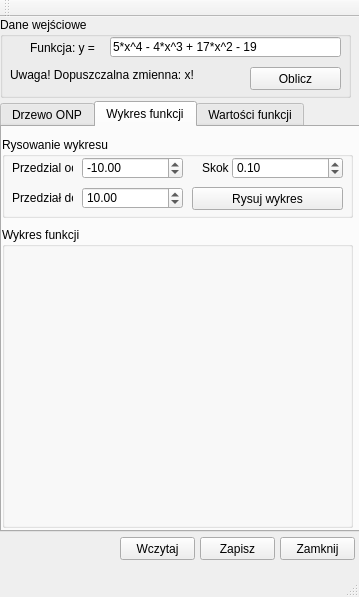
<?xml version="1.0" encoding="UTF-8"?>
<ui version="4.0">
 <class>MainWindow</class>
 <widget class="QMainWindow" name="MainWindow">
  <property name="geometry">
   <rect>
    <x>0</x>
    <y>0</y>
    <width>359</width>
    <height>597</height>
   </rect>
  </property>
  <property name="windowTitle">
   <string>Zaawansowane CPP - Projekt</string>
  </property>
  <widget class="QWidget" name="centralWidget">
   <widget class="QTabWidget" name="tabWidget">
    <property name="geometry">
     <rect>
      <x>0</x>
      <y>84</y>
      <width>361</width>
      <height>431</height>
     </rect>
    </property>
    <property name="currentIndex">
     <number>1</number>
    </property>
    <widget class="QWidget" name="tab">
     <attribute name="title">
      <string>Drzewo ONP</string>
     </attribute>
     <widget class="QGroupBox" name="treeContainer">
      <property name="geometry">
       <rect>
        <x>0</x>
        <y>10</y>
        <width>351</width>
        <height>391</height>
       </rect>
      </property>
      <property name="title">
       <string>Drzewo ONP</string>
      </property>
      <widget class="QTreeWidget" name="onpTree">
       <property name="geometry">
        <rect>
         <x>10</x>
         <y>20</y>
         <width>331</width>
         <height>361</height>
        </rect>
       </property>
       <property name="layoutDirection">
        <enum>Qt::LeftToRight</enum>
       </property>
       <attribute name="headerVisible">
        <bool>false</bool>
       </attribute>
       <column>
        <property name="text">
         <string notr="true">1</string>
        </property>
       </column>
      </widget>
     </widget>
    </widget>
    <widget class="QWidget" name="tab_3">
     <attribute name="title">
      <string>Wykres funkcji</string>
     </attribute>
     <widget class="QGroupBox" name="plotParams">
      <property name="geometry">
       <rect>
        <x>0</x>
        <y>10</y>
        <width>351</width>
        <height>81</height>
       </rect>
      </property>
      <property name="title">
       <string>Rysowanie wykresu</string>
      </property>
      <widget class="QLabel" name="label_2">
       <property name="geometry">
        <rect>
         <x>10</x>
         <y>20</y>
         <width>61</width>
         <height>21</height>
        </rect>
       </property>
       <property name="text">
        <string>Przedzial od</string>
       </property>
      </widget>
      <widget class="QLabel" name="label_3">
       <property name="geometry">
        <rect>
         <x>10</x>
         <y>50</y>
         <width>61</width>
         <height>21</height>
        </rect>
       </property>
       <property name="text">
        <string>Przedział do</string>
       </property>
      </widget>
      <widget class="QPushButton" name="drawPlot">
       <property name="geometry">
        <rect>
         <x>190</x>
         <y>50</y>
         <width>151</width>
         <height>23</height>
        </rect>
       </property>
       <property name="text">
        <string>Rysuj wykres</string>
       </property>
      </widget>
      <widget class="QLabel" name="label_4">
       <property name="geometry">
        <rect>
         <x>200</x>
         <y>20</y>
         <width>31</width>
         <height>21</height>
        </rect>
       </property>
       <property name="text">
        <string>Skok</string>
       </property>
      </widget>
      <widget class="QDoubleSpinBox" name="from">
       <property name="geometry">
        <rect>
         <x>80</x>
         <y>20</y>
         <width>101</width>
         <height>22</height>
        </rect>
       </property>
       <property name="minimum">
        <double>-99.989999999999995</double>
       </property>
       <property name="value">
        <double>-10.000000000000000</double>
       </property>
      </widget>
      <widget class="QDoubleSpinBox" name="to">
       <property name="geometry">
        <rect>
         <x>80</x>
         <y>50</y>
         <width>101</width>
         <height>22</height>
        </rect>
       </property>
       <property name="minimum">
        <double>-99.989999999999995</double>
       </property>
       <property name="value">
        <double>10.000000000000000</double>
       </property>
      </widget>
      <widget class="QDoubleSpinBox" name="step">
       <property name="geometry">
        <rect>
         <x>230</x>
         <y>20</y>
         <width>111</width>
         <height>22</height>
        </rect>
       </property>
       <property name="minimum">
        <double>0.000000000000000</double>
       </property>
       <property name="value">
        <double>0.100000000000000</double>
       </property>
      </widget>
     </widget>
     <widget class="QGroupBox" name="plotContainer">
      <property name="geometry">
       <rect>
        <x>0</x>
        <y>100</y>
        <width>351</width>
        <height>301</height>
       </rect>
      </property>
      <property name="title">
       <string>Wykres funkcji</string>
      </property>
      <widget class="QCustomPlot" name="plot" native="true">
       <property name="geometry">
        <rect>
         <x>10</x>
         <y>20</y>
         <width>331</width>
         <height>271</height>
        </rect>
       </property>
      </widget>
     </widget>
    </widget>
    <widget class="QWidget" name="tab_4">
     <attribute name="title">
      <string>Wartości funkcji</string>
     </attribute>
     <widget class="QGroupBox" name="tableContainer">
      <property name="geometry">
       <rect>
        <x>0</x>
        <y>10</y>
        <width>351</width>
        <height>401</height>
       </rect>
      </property>
      <property name="title">
       <string>Wartości funkcji</string>
      </property>
      <widget class="QTableView" name="table">
       <property name="geometry">
        <rect>
         <x>10</x>
         <y>20</y>
         <width>331</width>
         <height>371</height>
        </rect>
       </property>
       <property name="editTriggers">
        <set>QAbstractItemView::NoEditTriggers</set>
       </property>
       <property name="tabKeyNavigation">
        <bool>false</bool>
       </property>
       <property name="showDropIndicator" stdset="0">
        <bool>false</bool>
       </property>
       <property name="dragDropOverwriteMode">
        <bool>false</bool>
       </property>
       <property name="showGrid">
        <bool>false</bool>
       </property>
       <attribute name="verticalHeaderVisible">
        <bool>false</bool>
       </attribute>
      </widget>
     </widget>
    </widget>
   </widget>
   <widget class="QPushButton" name="close">
    <property name="geometry">
     <rect>
      <x>280</x>
      <y>520</y>
      <width>75</width>
      <height>23</height>
     </rect>
    </property>
    <property name="text">
     <string>Zamknij</string>
    </property>
   </widget>
   <widget class="QPushButton" name="save">
    <property name="geometry">
     <rect>
      <x>200</x>
      <y>520</y>
      <width>75</width>
      <height>23</height>
     </rect>
    </property>
    <property name="text">
     <string>Zapisz</string>
    </property>
   </widget>
   <widget class="QPushButton" name="Wczytaj">
    <property name="geometry">
     <rect>
      <x>120</x>
      <y>520</y>
      <width>75</width>
      <height>23</height>
     </rect>
    </property>
    <property name="text">
     <string>Wczytaj</string>
    </property>
   </widget>
   <widget class="QGroupBox" name="functionParams">
    <property name="geometry">
     <rect>
      <x>0</x>
      <y>0</y>
      <width>351</width>
      <height>81</height>
     </rect>
    </property>
    <property name="title">
     <string>Dane wejściowe</string>
    </property>
    <widget class="QLineEdit" name="function">
     <property name="geometry">
      <rect>
       <x>110</x>
       <y>20</y>
       <width>231</width>
       <height>20</height>
      </rect>
     </property>
     <property name="text">
      <string>5*x^4 - 4*x^3 + 17*x^2 - 19</string>
     </property>
    </widget>
    <widget class="QLabel" name="label">
     <property name="geometry">
      <rect>
       <x>30</x>
       <y>20</y>
       <width>71</width>
       <height>21</height>
      </rect>
     </property>
     <property name="text">
      <string>Funkcja: y = </string>
     </property>
    </widget>
    <widget class="QPushButton" name="calc">
     <property name="geometry">
      <rect>
       <x>250</x>
       <y>50</y>
       <width>91</width>
       <height>23</height>
      </rect>
     </property>
     <property name="styleSheet">
      <string notr="true"/>
     </property>
     <property name="text">
      <string>Oblicz</string>
     </property>
    </widget>
    <widget class="QLabel" name="label_5">
     <property name="geometry">
      <rect>
       <x>10</x>
       <y>50</y>
       <width>221</width>
       <height>16</height>
      </rect>
     </property>
     <property name="text">
      <string>Uwaga! Dopuszczalna zmienna: x!</string>
     </property>
    </widget>
   </widget>
  </widget>
  <widget class="QMenuBar" name="menuBar">
   <property name="geometry">
    <rect>
     <x>0</x>
     <y>0</y>
     <width>359</width>
     <height>21</height>
    </rect>
   </property>
  </widget>
  <widget class="QToolBar" name="mainToolBar">
   <attribute name="toolBarArea">
    <enum>TopToolBarArea</enum>
   </attribute>
   <attribute name="toolBarBreak">
    <bool>false</bool>
   </attribute>
  </widget>
  <widget class="QStatusBar" name="statusBar"/>
  <action name="actionZapisz">
   <property name="text">
    <string>Zapisz</string>
   </property>
  </action>
  <action name="actionZamknij">
   <property name="text">
    <string>Zamknij</string>
   </property>
  </action>
 </widget>
 <layoutdefault spacing="6" margin="11"/>
 <customwidgets>
  <customwidget>
   <class>QCustomPlot</class>
   <extends>QWidget</extends>
   <header>qcustomplot.h</header>
   <container>1</container>
  </customwidget>
 </customwidgets>
 <resources/>
 <connections/>
</ui>
